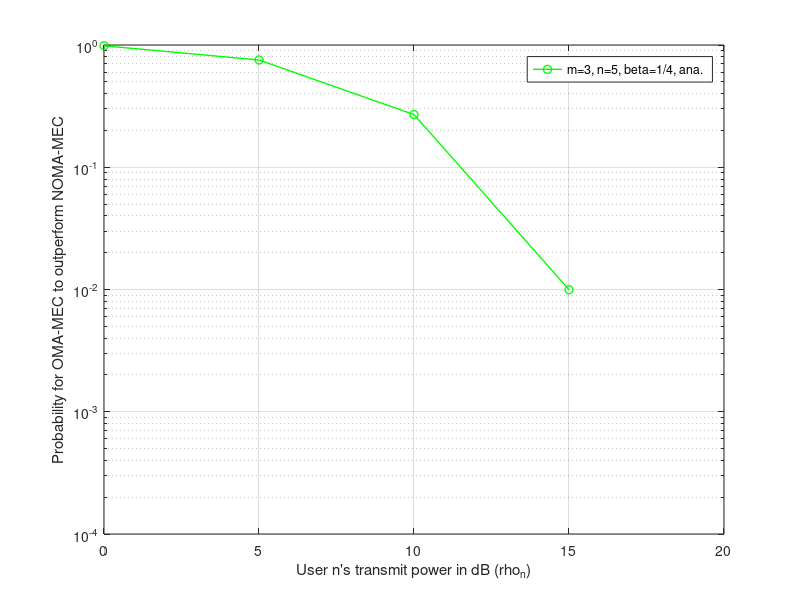

MATLAB code to generate this figure:

beta = 1/3;
m = 1;
n = 5;
M = 5;
rho_m = [10 10 10 10 10 10 10];
rho_n = [0 5 10 15 20 25 30];
for itr = 1:length(rho_m)
    rho_m_lin = db2pow(rho_m(itr));
    rho_n_lin = db2pow(rho_n(itr));
    
    c_mn = factorial(M) / (factorial(m-1)* factorial(n-1-m) * factorial(M-n));
    
    
    out_added = 0;
    t1_sum = 0;
    if (1 - beta)*rho_m_lin >= rho_n_lin * (beta.^2)
        
        for i = 1:n - m
            p = i -1;
            c_p = nchoosek(n-1-m, p) *power(-1, n - 1 - m -p);
            added = 0;
            for j = 1: m
                l = j -1;
                c_l = nchoosek(m-1, l) * power(-1, l);
                ahat = (rho_m_lin * (1 - beta) * (M  -m -p))/ (rho_n_lin *power(beta, 2)) + p + l +1;
                t1 = exp(-(M - m -p) * ((1 - 2*beta) /(rho_n_lin * power(beta, 2))));
                t2 = (M -m -p) * ahat;
                added = (c_l* t1/t2) + added;
            end
            out_added = c_p * added + out_added;
        end
        Pn_hat(itr) = 1 - (c_mn * out_added);
        disp(Pn_hat);
    else
        k1 = (1 - 2*beta) /((rho_n_lin*power(beta, 2)) - ((1 - beta)*rho_m_lin));
        for i =1: m
            l = i-1;
            c_l = nchoosek(m-1, l) * power(-1, l);
            t1_ad = exp((-(M - m  + l + 1)*k1)/ (M - m  + l + 1));
            t1_sum = t1_ad*c_l + t1_sum;
        end
        T1 = t1_sum * factorial(M) / (factorial(M -m) * factorial(m -1));
        
        for i = 1:n - m
            p = i -1;
            c_p = nchoosek(n-1-m, p) *power(-1, n - 1 - m -p);
            added = 0;
            for j = 1: m
                l = j -1;
                c_l = nchoosek(m-1, l) * power(-1, l);
                ahat = (rho_m_lin * (1 - beta) * (M  -m -p))/ (rho_n_lin *power(beta, 2)) + p + l +1;
                t1 = exp(-(M - m -p) * ((1 - 2*beta) /(rho_n_lin * power(beta, 2))));
                t2 = (M -m -p) * ahat;
                t3 = 1 - exp(-ahat*k1);
                T2_added = ((c_l*t1*t3)/t2) + added;
            end
            T2_out_added = c_p * added + out_added;
        end
        T2 = T2_out_added * c_mn;
        
        Pn_hat(itr) = 1 - T1 -T2
    end
end

close all
semilogy([0 5 10 15 20 25 30], Pn_hat, 'go-', 'LineWidth', 1);
hold on;
axis([0 20 10^(-4) 1])
xlabel('User n''s transmit power in dB (rho_n)');
ylabel('Probability for OMA-MEC to outperform NOMA-MEC');
grid on
legend('m=3, n=5, beta=1/4, ana.');




